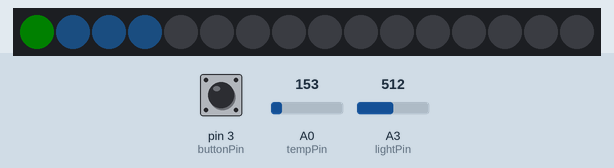
The sketch below on a simulated Arduino Uno, built with avr-gcc and run on an emulated ATmega328P. On the bench: 16 RGB LEDs in strip order, left to right. Inputs (shaded band) come from the test bench; at power-on: pin 3 (buttonPin) HIGH, A0 (tempPin) = 153, A3 (lightPin) = 512. Dim RGB values are drawn brighter than linear; what the sketch prints to the serial monitor is not drawn.

Above: at 1.7 s.
1.8 s: pin 3 (buttonPin) pulled LOW for 1 s
At 1.88 s:
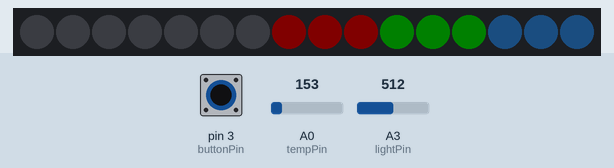
At 3.72 s:
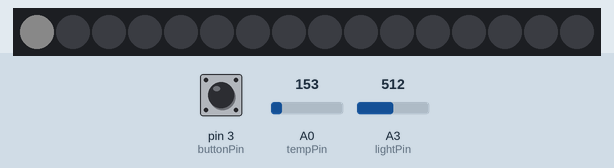
5.8 s: pin 3 (buttonPin) pulled LOW for 3.2 s
At 10.6 s:
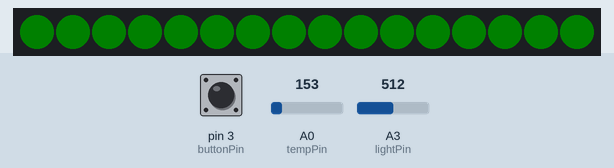
Timing chart, 0 to 12.1 s (numbered marks = the images above; inputs shaded):
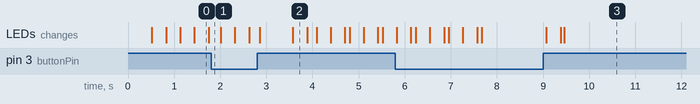

The sketch:

wearable_visualisation.ino
```cpp
#include <Adafruit_NeoPixel.h>

#define ledPIN  6
#define N_LEDS 16

int lightPin = A3;
int tempPin = A0;
int buttonPin = 3;
int lastButtonValue = 1;
// 0: Light Sensor, 1: Temperature Sensor
int visualMode = 1;
int currentLightValue;
float averageLightValue = -1;
// 0: Off, 1: Dim, 2: Mid-Bright, 3: Full
int lightMode = 0;
// Every 20 values = 4 seconds w/ 200 delay. Need to avoid using delay (check timestamps?)
int lightValues[20];
int lightValueIndex = 0;
float averageTempValue = -100.00;
// 0: Blue (Cold), 1: Green (Good), 2: Red (Hot)
int tempMode = -1;
// Every 120 Values = 30 seconds w/ 200 delay.
float tempValues[120];
int tempValueIndex = 0;
Adafruit_NeoPixel strip = Adafruit_NeoPixel(N_LEDS, ledPIN, NEO_GRB + NEO_KHZ800);

void setup() {
  // put your setup code here, to run once:
  pinMode(lightPin, INPUT);
  pinMode(tempPin, INPUT);
  pinMode(buttonPin, INPUT_PULLUP);
  strip.begin();
  chasePermanent(strip.Color(0,0,0));
  Serial.begin(115200);
}

void loop() {
  // put your main code here, to run repeatedly:
  currentLightValue = analogRead(lightPin);
  int buttonValue = digitalRead(buttonPin);
  buttonCheck(buttonValue);
  lightValues[lightValueIndex] = currentLightValue;
  lightValueIndex = lightValueIndex + 1;
  tempValues[tempValueIndex] = calculateTemperature();
  tempValueIndex = tempValueIndex + 1;
  updateBrightness();
  updateTemperature();
  if(averageLightValue == -1 && visualMode == 0){
    chaseLoad(strip.Color(10,10,10));
  }
  if(averageTempValue == -100.00 && visualMode == 1){
    chaseLoadTemperature(strip.Color(1,3,5),strip.Color(0,5,0),strip.Color(5,0,0));
  }
  delay(200);
}

void buttonCheck(int value){
  if(value > lastButtonValue){
    visualMode++;
    if(visualMode > 1){
      // Update back to the last known brightness
      visualMode = 0;
      if(lightMode == 2){
        chasePermanent(strip.Color(20, 20, 20));
      } else if(lightMode == 1){
        chasePermanent(strip.Color(10, 10, 10));
      } else {
        chasePermanent(strip.Color(0, 0, 0));
      }
    } else {
      // Update back to the last temperature
      if(tempMode == 2){
        chasePermanent(strip.Color(1, 3, 5));
      } else if(tempMode == 1){
        chasePermanent(strip.Color(0, 5, 0));
      } else {
        chasePermanent(strip.Color(5, 0, 0));
      }
    }
  }
  lastButtonValue = value;
}

// Function for calculating temperature based on voltage
float calculateTemperature(){
  // Variable to store raw temperature
  long rawTemp;
  // Variable to store voltage calculation
  float voltage;
  // Variable to store Fahrenheit value
  float fahrenheit;
  // Variable to store Celsius value
  float celsius;
  // Read the raw 0-1023 value of temperature into a variable.
  rawTemp = analogRead(tempPin);
  // Calculate the voltage, based on that value.
  // Multiply by maximum voltage (3.3V) and divide by maximum ADC value (1023).
  // If you plan on using this with a LilyPad Simple Arduino on USB power, change to 4.2
  voltage = rawTemp * (4.9 / 1023.0);
  // Calculate the celsius temperature, based on that voltage..
  celsius = (voltage - 0.5) * 100;
  return celsius;
}

float averageLight(int values[]){
  int totalLight = 0;
  float toReturn = 0;
  if(averageLightValue == -1){
    for(int i = 0; i<10; i++){
      totalLight = totalLight + values[i];
    }
    toReturn = totalLight / 10;
  } else {
    // We're presuming the values are on a bell curve, so drop the bottom and top 25% (outliers)
    int valuesLength = sizeof(values) / sizeof(values[0]);
    float initialMean = 0;
    // qsort - last parameter is a function pointer to the sort function
    // qsort(values, valuesLength, sizeof(int), sort_desc_int);
    bubbleSortInt(values, 20);
    // Get initial mean
    for(int i = 0; i<20; i++){
      initialMean = initialMean + values[i];
    }
    initialMean = initialMean / 20;
    // (x - mean)^2
    float varianceVals[20];
    for(int i = 0; i<20; i++){
      varianceVals[i] = pow((values[i] - initialMean),2);
    }
    // Get Standard Deviation
    float stdDeviation = 0;
    for(int i = 0; i<20; i++){
      stdDeviation = stdDeviation + varianceVals[i];
    }
    stdDeviation = pow((stdDeviation / 20), 0.5);
    // Only add values for mean that are < 1 deviation from the median
    float median = values[9];
    int valuesAdded = 0;
    for(int i = 0; i<20; i++){
      if(values[i] > (median-stdDeviation) && values[i] < (median+stdDeviation)){
        totalLight = totalLight + values[i];
        valuesAdded++;
      }
    }
    toReturn = totalLight / valuesAdded;
  }
  return toReturn;
}

float averageTemp(float values[]){
  float totalTemp = 0;
  float toReturn = 0;
  if(averageTempValue == -100.00){
    for(int i = 0; i<10; i++){
      totalTemp = totalTemp + values[i];
    }
    toReturn = totalTemp / 10;
  } else {
    for(int i = 0; i<120; i++){
      totalTemp = totalTemp + values[i];
    }
    toReturn = totalTemp / 120;
  }
  return toReturn;
}

void updateBrightness(){
  if(lightValueIndex == 20 or (lightValueIndex == 10 and averageLightValue == -1)){
    averageLightValue = averageLight(lightValues);
    lightValueIndex = 0;
    if(averageTempValue != -100.00){
      Serial.println(String(averageTempValue) + "," + String(averageLightValue));
    }
  }
  // This statement will eventually call the Neopixel Fade to fade between brightnesses
  if(averageLightValue != -1){
    // Workout the approximate offset we need; this is to prevent the LEDs being constantly turned on and off
    // Only call the brightness change if there is a change in brightness AND we're displaying light readings
    if(averageLightValue < 10){
      // Pitch Black, ask for full bright
      if(lightMode != 2 and visualMode == 0){
        chasePermanent(strip.Color(20, 20, 20));
      }
      lightMode = 2;
    } else if(averageLightValue < 20){
      if(lightMode != 1 and visualMode == 0){
        chasePermanent(strip.Color(10, 10, 10));
      }
      lightMode = 1;
    } else {
      if(lightMode != 0 and visualMode == 0){
        chasePermanent(strip.Color(0, 0, 0));
      }
      lightMode = 0;
    }
  }
}

void updateTemperature(){
  if(tempValueIndex == 120 or (tempValueIndex == 10 and averageTempValue == -100.00)){
    averageTempValue = averageTemp(tempValues);
    tempValueIndex = 0;
  }
  // This statement will eventually call the Neopixel Fade to fade between brightnesses
  if(averageTempValue != -100.00){
    // Only call the color change if there's a change in color AND we're set to show temperature
    if(averageTempValue < 16.00){
      // Too cold, display blue
      if(tempMode != 2 and visualMode == 1){
        chasePermanent(strip.Color(1, 3, 5));
      }
      tempMode = 2;
    } else if(averageTempValue < 24.00){
      // Just right, display green
      if(tempMode != 1 and visualMode == 1){
        chasePermanent(strip.Color(0, 5, 0));
      }
      tempMode = 1;
    } else {
      // Too hot, display red
      if(tempMode != 0 and visualMode == 1){
        chasePermanent(strip.Color(5, 0, 0));
      }
      tempMode = 0;
    }
  }
}

int sort_desc_int(const void *cmp1, const void *cmp2)
{
  // Need to cast the void * to int *
  int a = *((int *)cmp1);
  int b = *((int *)cmp2);
  // The comparison
  return a > b ? -1 : (a < b ? 1 : 0);
  // A simpler, probably faster way:
  //return b - a;
}

float sort_desc_float(const void *cmp1, const void *cmp2)
{
  // Need to cast the void * to int *
  int a = *((float *)cmp1);
  int b = *((float *)cmp2);
  // The comparison
  return a > b ? -1 : (a < b ? 1 : 0);
  // A simpler, probably faster way:
  //return b - a;
}

void swapInt(int *xp, int *yp)
{
    int temp = *xp;
    *xp = *yp;
    *yp = temp;
}

void swapFloat(float *xp, float *yp)
{
    float temp = *xp;
    *xp = *yp;
    *yp = temp;
}

// A function to implement bubble sort
void bubbleSortInt(int arr[], int n)
{
   int i, j;
   for (i = 0; i < n-1; i++)
       // Last i elements are already in place
       for (j = 0; j < n-i-1; j++)
           if (arr[j] > arr[j+1])
              swapInt(&arr[j], &arr[j+1]);
}

void bubbleSortFloat(float arr[], int n)
{
   int i, j;
   for (i = 0; i < n-1; i++)
       // Last i elements are already in place
       for (j = 0; j < n-i-1; j++)
           if (arr[j] > arr[j+1])
              swapFloat(&arr[j], &arr[j+1]);
}

static void chasePermanent(uint32_t c) {
      for(uint16_t i=0; i<strip.numPixels()+4; i++) {
          strip.setPixelColor(i  , c); // Draw new pixel
          strip.show();
          delay(25);
      }
    }

static void chaseLoad(uint32_t c) {
      for(uint16_t i=0; i<strip.numPixels()+4; i++) {
          strip.setPixelColor(i  , c);
          strip.setPixelColor(i-4, 0); // Draw new pixel
          strip.show();
          delay(25);
      }
    }

static void chaseLoadTemperature(uint32_t c, uint32_t b, uint32_t a) {
      for(uint16_t i=0; i<strip.numPixels()+9; i++) {
          strip.setPixelColor(i  , c);
          strip.setPixelColor(i-3, b);
          strip.setPixelColor(i-6, a);
          strip.setPixelColor(i-9, 0); // Draw new pixel
          strip.show();
          delay(25);
      }
    }
```

Measured:
- after the input at 5.8 s, the LEDs: first differ from a run without the input after 3.3 s (image 3 shows a later state)
